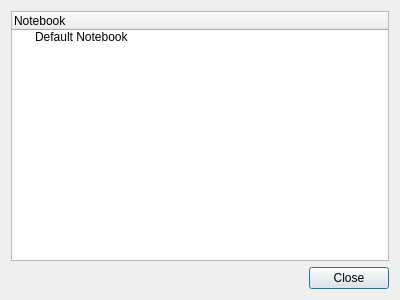
<?xml version="1.0" encoding="UTF-8"?>
<ui version="4.0">
 <class>Note_EditNotebook</class>
 <widget class="QDialog" name="Note_EditNotebook">
  <property name="geometry">
   <rect>
    <x>0</x>
    <y>0</y>
    <width>400</width>
    <height>300</height>
   </rect>
  </property>
  <property name="windowTitle">
   <string>Dialog</string>
  </property>
  <layout class="QVBoxLayout" name="verticalLayout">
   <item>
    <widget class="QTreeWidget" name="notebookTree">
     <column>
      <property name="text">
       <string>Notebook</string>
      </property>
     </column>
     <item>
      <property name="text">
       <string>Default Notebook</string>
      </property>
     </item>
    </widget>
   </item>
   <item>
    <widget class="QDialogButtonBox" name="buttonBox">
     <property name="orientation">
      <enum>Qt::Horizontal</enum>
     </property>
     <property name="standardButtons">
      <set>QDialogButtonBox::Close</set>
     </property>
     <property name="centerButtons">
      <bool>false</bool>
     </property>
    </widget>
   </item>
  </layout>
 </widget>
 <resources/>
 <connections>
  <connection>
   <sender>buttonBox</sender>
   <signal>accepted()</signal>
   <receiver>Note_EditNotebook</receiver>
   <slot>accept()</slot>
   <hints>
    <hint type="sourcelabel">
     <x>248</x>
     <y>254</y>
    </hint>
    <hint type="destinationlabel">
     <x>157</x>
     <y>274</y>
    </hint>
   </hints>
  </connection>
  <connection>
   <sender>buttonBox</sender>
   <signal>rejected()</signal>
   <receiver>Note_EditNotebook</receiver>
   <slot>reject()</slot>
   <hints>
    <hint type="sourcelabel">
     <x>316</x>
     <y>260</y>
    </hint>
    <hint type="destinationlabel">
     <x>286</x>
     <y>274</y>
    </hint>
   </hints>
  </connection>
 </connections>
</ui>
